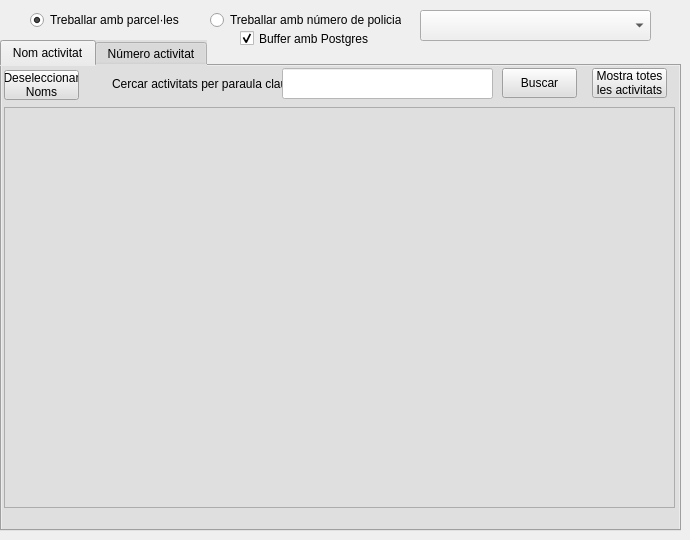
   <widget class="QWidget" name="tab_3">
    <attribute name="title">
     <string>Llista Activitats Econòmiques</string>
    </attribute>
    <widget class="QTabWidget" name="SSTab2">
     <property name="geometry">
      <rect>
       <x>0</x>
       <y>40</y>
       <width>681</width>
       <height>491</height>
      </rect>
     </property>
     <property name="cursor">
      <cursorShape>ArrowCursor</cursorShape>
     </property>
     <property name="styleSheet">
      <string notr="true">background-color: rgb(223, 223, 223);</string>
     </property>
     <property name="tabPosition">
      <enum>QTabWidget::North</enum>
     </property>
     <property name="tabShape">
      <enum>QTabWidget::Rounded</enum>
     </property>
     <property name="currentIndex">
      <number>0</number>
     </property>
     <property name="iconSize">
      <size>
       <width>16</width>
       <height>16</height>
      </size>
     </property>
     <widget class="QWidget" name="tab">
      <attribute name="title">
       <string>Nom activitat</string>
      </attribute>
      <widget class="QListWidget" name="ListaActivitatsDesc">
       <property name="geometry">
        <rect>
         <x>2</x>
         <y>41</y>
         <width>671</width>
         <height>401</height>
        </rect>
       </property>
       <property name="palette">
        <palette>
         <active>
          <colorrole role="WindowText">
           <brush brushstyle="SolidPattern">
            <color alpha="255">
             <red>0</red>
             <green>0</green>
             <blue>0</blue>
            </color>
           </brush>
          </colorrole>
          <colorrole role="Button">
           <brush brushstyle="SolidPattern">
            <color alpha="255">
             <red>223</red>
             <green>223</green>
             <blue>223</blue>
            </color>
           </brush>
          </colorrole>
          <colorrole role="Light">
           <brush brushstyle="SolidPattern">
            <color alpha="255">
             <red>255</red>
             <green>255</green>
             <blue>255</blue>
            </color>
           </brush>
          </colorrole>
          <colorrole role="Midlight">
           <brush brushstyle="SolidPattern">
            <color alpha="255">
             <red>255</red>
             <green>255</green>
             <blue>255</blue>
            </color>
           </brush>
          </colorrole>
          <colorrole role="Dark">
           <brush brushstyle="SolidPattern">
            <color alpha="255">
             <red>255</red>
             <green>255</green>
             <blue>255</blue>
            </color>
           </brush>
          </colorrole>
          <colorrole role="Mid">
           <brush brushstyle="SolidPattern">
            <color alpha="255">
             <red>255</red>
             <green>255</green>
             <blue>255</blue>
            </color>
           </brush>
          </colorrole>
          <colorrole role="Text">
           <brush brushstyle="SolidPattern">
            <color alpha="255">
             <red>0</red>
             <green>0</green>
             <blue>0</blue>
            </color>
           </brush>
          </colorrole>
          <colorrole role="BrightText">
           <brush brushstyle="SolidPattern">
            <color alpha="255">
             <red>255</red>
             <green>255</green>
             <blue>255</blue>
            </color>
           </brush>
          </colorrole>
          <colorrole role="ButtonText">
           <brush brushstyle="SolidPattern">
            <color alpha="255">
             <red>0</red>
             <green>0</green>
             <blue>0</blue>
            </color>
           </brush>
          </colorrole>
          <colorrole role="Base">
           <brush brushstyle="SolidPattern">
            <color alpha="255">
             <red>223</red>
             <green>223</green>
             <blue>223</blue>
            </color>
           </brush>
          </colorrole>
          <colorrole role="Window">
           <brush brushstyle="SolidPattern">
            <color alpha="255">
             <red>223</red>
             <green>223</green>
             <blue>223</blue>
            </color>
           </brush>
          </colorrole>
          <colorrole role="Shadow">
           <brush brushstyle="SolidPattern">
            <color alpha="255">
             <red>0</red>
             <green>0</green>
             <blue>0</blue>
            </color>
           </brush>
          </colorrole>
          <colorrole role="AlternateBase">
           <brush brushstyle="SolidPattern">
            <color alpha="255">
             <red>255</red>
             <green>255</green>
             <blue>255</blue>
            </color>
           </brush>
          </colorrole>
          <colorrole role="ToolTipBase">
           <brush brushstyle="SolidPattern">
            <color alpha="255">
             <red>255</red>
             <green>255</green>
             <blue>220</blue>
            </color>
           </brush>
          </colorrole>
          <colorrole role="ToolTipText">
           <brush brushstyle="SolidPattern">
            <color alpha="255">
             <red>0</red>
             <green>0</green>
             <blue>0</blue>
            </color>
           </brush>
          </colorrole>
         </active>
         <inactive>
          <colorrole role="WindowText">
           <brush brushstyle="SolidPattern">
            <color alpha="255">
             <red>0</red>
             <green>0</green>
             <blue>0</blue>
            </color>
           </brush>
          </colorrole>
          <colorrole role="Button">
           <brush brushstyle="SolidPattern">
            <color alpha="255">
             <red>223</red>
             <green>223</green>
             <blue>223</blue>
            </color>
           </brush>
          </colorrole>
          <colorrole role="Light">
           <brush brushstyle="SolidPattern">
            <color alpha="255">
             <red>255</red>
             <green>255</green>
             <blue>255</blue>
            </color>
           </brush>
          </colorrole>
          <colorrole role="Midlight">
           <brush brushstyle="SolidPattern">
            <color alpha="255">
             <red>255</red>
             <green>255</green>
             <blue>255</blue>
            </color>
           </brush>
          </colorrole>
          <colorrole role="Dark">
           <brush brushstyle="SolidPattern">
            <color alpha="255">
             <red>255</red>
             <green>255</green>
             <blue>255</blue>
            </color>
           </brush>
          </colorrole>
          <colorrole role="Mid">
           <brush brushstyle="SolidPattern">
            <color alpha="255">
             <red>255</red>
             <green>255</green>
             <blue>255</blue>
            </color>
           </brush>
          </colorrole>
          <colorrole role="Text">
           <brush brushstyle="SolidPattern">
            <color alpha="255">
             <red>0</red>
             <green>0</green>
             <blue>0</blue>
            </color>
           </brush>
          </colorrole>
          <colorrole role="BrightText">
           <brush brushstyle="SolidPattern">
            <color alpha="255">
             <red>255</red>
             <green>255</green>
             <blue>255</blue>
            </color>
           </brush>
          </colorrole>
          <colorrole role="ButtonText">
           <brush brushstyle="SolidPattern">
            <color alpha="255">
             <red>0</red>
             <green>0</green>
             <blue>0</blue>
            </color>
           </brush>
          </colorrole>
          <colorrole role="Base">
           <brush brushstyle="SolidPattern">
            <color alpha="255">
             <red>223</red>
             <green>223</green>
             <blue>223</blue>
            </color>
           </brush>
          </colorrole>
          <colorrole role="Window">
           <brush brushstyle="SolidPattern">
            <color alpha="255">
             <red>223</red>
             <green>223</green>
             <blue>223</blue>
            </color>
           </brush>
          </colorrole>
          <colorrole role="Shadow">
           <brush brushstyle="SolidPattern">
            <color alpha="255">
             <red>0</red>
             <green>0</green>
             <blue>0</blue>
            </color>
           </brush>
          </colorrole>
          <colorrole role="AlternateBase">
           <brush brushstyle="SolidPattern">
            <color alpha="255">
             <red>255</red>
             <green>255</green>
             <blue>255</blue>
            </color>
           </brush>
          </colorrole>
          <colorrole role="ToolTipBase">
           <brush brushstyle="SolidPattern">
            <color alpha="255">
             <red>255</red>
             <green>255</green>
             <blue>220</blue>
            </color>
           </brush>
          </colorrole>
          <colorrole role="ToolTipText">
           <brush brushstyle="SolidPattern">
            <color alpha="255">
             <red>0</red>
             <green>0</green>
             <blue>0</blue>
            </color>
           </brush>
          </colorrole>
         </inactive>
         <disabled>
          <colorrole role="WindowText">
           <brush brushstyle="SolidPattern">
            <color alpha="255">
             <red>255</red>
             <green>255</green>
             <blue>255</blue>
            </color>
           </brush>
          </colorrole>
          <colorrole role="Button">
           <brush brushstyle="SolidPattern">
            <color alpha="255">
             <red>223</red>
             <green>223</green>
             <blue>223</blue>
            </color>
           </brush>
          </colorrole>
          <colorrole role="Light">
           <brush brushstyle="SolidPattern">
            <color alpha="255">
             <red>255</red>
             <green>255</green>
             <blue>255</blue>
            </color>
           </brush>
          </colorrole>
          <colorrole role="Midlight">
           <brush brushstyle="SolidPattern">
            <color alpha="255">
             <red>255</red>
             <green>255</green>
             <blue>255</blue>
            </color>
           </brush>
          </colorrole>
          <colorrole role="Dark">
           <brush brushstyle="SolidPattern">
            <color alpha="255">
             <red>255</red>
             <green>255</green>
             <blue>255</blue>
            </color>
           </brush>
          </colorrole>
          <colorrole role="Mid">
           <brush brushstyle="SolidPattern">
            <color alpha="255">
             <red>255</red>
             <green>255</green>
             <blue>255</blue>
            </color>
           </brush>
          </colorrole>
          <colorrole role="Text">
           <brush brushstyle="SolidPattern">
            <color alpha="255">
             <red>255</red>
             <green>255</green>
             <blue>255</blue>
            </color>
           </brush>
          </colorrole>
          <colorrole role="BrightText">
           <brush brushstyle="SolidPattern">
            <color alpha="255">
             <red>255</red>
             <green>255</green>
             <blue>255</blue>
            </color>
           </brush>
          </colorrole>
          <colorrole role="ButtonText">
           <brush brushstyle="SolidPattern">
            <color alpha="255">
             <red>255</red>
             <green>255</green>
             <blue>255</blue>
            </color>
           </brush>
          </colorrole>
          <colorrole role="Base">
           <brush brushstyle="SolidPattern">
            <color alpha="255">
             <red>223</red>
             <green>223</green>
             <blue>223</blue>
            </color>
           </brush>
          </colorrole>
          <colorrole role="Window">
           <brush brushstyle="SolidPattern">
            <color alpha="255">
             <red>223</red>
             <green>223</green>
             <blue>223</blue>
            </color>
           </brush>
          </colorrole>
          <colorrole role="Shadow">
           <brush brushstyle="SolidPattern">
            <color alpha="255">
             <red>0</red>
             <green>0</green>
             <blue>0</blue>
            </color>
           </brush>
          </colorrole>
          <colorrole role="AlternateBase">
           <brush brushstyle="SolidPattern">
            <color alpha="255">
             <red>255</red>
             <green>255</green>
             <blue>255</blue>
            </color>
           </brush>
          </colorrole>
          <colorrole role="ToolTipBase">
           <brush brushstyle="SolidPattern">
            <color alpha="255">
             <red>255</red>
             <green>255</green>
             <blue>220</blue>
            </color>
           </brush>
          </colorrole>
          <colorrole role="ToolTipText">
           <brush brushstyle="SolidPattern">
            <color alpha="255">
             <red>0</red>
             <green>0</green>
             <blue>0</blue>
            </color>
           </brush>
          </colorrole>
         </disabled>
        </palette>
       </property>
       <property name="locale">
        <locale language="Catalan" country="Spain"/>
       </property>
       <property name="horizontalScrollBarPolicy">
        <enum>Qt::ScrollBarAsNeeded</enum>
       </property>
       <property name="autoScroll">
        <bool>false</bool>
       </property>
       <property name="autoScrollMargin">
        <number>16</number>
       </property>
       <property name="selectionMode">
        <enum>QAbstractItemView::ExtendedSelection</enum>
       </property>
       <property name="viewMode">
        <enum>QListView::ListMode</enum>
       </property>
      </widget>
      <widget class="QPushButton" name="btn_cerca">
       <property name="geometry">
        <rect>
         <x>500</x>
         <y>2</y>
         <width>75</width>
         <height>30</height>
        </rect>
       </property>
       <property name="cursor">
        <cursorShape>PointingHandCursor</cursorShape>
       </property>
       <property name="text">
        <string>Buscar</string>
       </property>
      </widget>
      <widget class="QPushButton" name="btn_totes">
       <property name="geometry">
        <rect>
         <x>590</x>
         <y>2</y>
         <width>75</width>
         <height>30</height>
        </rect>
       </property>
       <property name="cursor">
        <cursorShape>PointingHandCursor</cursorShape>
       </property>
       <property name="text">
        <string>Mostra totes
les activitats</string>
       </property>
      </widget>
      <widget class="QLabel" name="label">
       <property name="geometry">
        <rect>
         <x>110</x>
         <y>10</y>
         <width>170</width>
         <height>16</height>
        </rect>
       </property>
       <property name="text">
        <string>Cercar activitats per paraula clau</string>
       </property>
      </widget>
      <widget class="QLineEdit" name="barraCerca">
       <property name="geometry">
        <rect>
         <x>280</x>
         <y>2</y>
         <width>211</width>
         <height>31</height>
        </rect>
       </property>
       <property name="palette">
        <palette>
         <active>
          <colorrole role="Button">
           <brush brushstyle="SolidPattern">
            <color alpha="255">
             <red>255</red>
             <green>255</green>
             <blue>255</blue>
            </color>
           </brush>
          </colorrole>
          <colorrole role="Base">
           <brush brushstyle="SolidPattern">
            <color alpha="255">
             <red>255</red>
             <green>255</green>
             <blue>255</blue>
            </color>
           </brush>
          </colorrole>
          <colorrole role="Window">
           <brush brushstyle="SolidPattern">
            <color alpha="255">
             <red>255</red>
             <green>255</green>
             <blue>255</blue>
            </color>
           </brush>
          </colorrole>
         </active>
         <inactive>
          <colorrole role="Button">
           <brush brushstyle="SolidPattern">
            <color alpha="255">
             <red>255</red>
             <green>255</green>
             <blue>255</blue>
            </color>
           </brush>
          </colorrole>
          <colorrole role="Base">
           <brush brushstyle="SolidPattern">
            <color alpha="255">
             <red>255</red>
             <green>255</green>
             <blue>255</blue>
            </color>
           </brush>
          </colorrole>
          <colorrole role="Window">
           <brush brushstyle="SolidPattern">
            <color alpha="255">
             <red>255</red>
             <green>255</green>
             <blue>255</blue>
            </color>
           </brush>
          </colorrole>
         </inactive>
         <disabled>
          <colorrole role="Button">
           <brush brushstyle="SolidPattern">
            <color alpha="255">
             <red>255</red>
             <green>255</green>
             <blue>255</blue>
            </color>
           </brush>
          </colorrole>
          <colorrole role="Base">
           <brush brushstyle="SolidPattern">
            <color alpha="255">
             <red>255</red>
             <green>255</green>
             <blue>255</blue>
            </color>
           </brush>
          </colorrole>
          <colorrole role="Window">
           <brush brushstyle="SolidPattern">
            <color alpha="255">
             <red>255</red>
             <green>255</green>
             <blue>255</blue>
            </color>
           </brush>
          </colorrole>
         </disabled>
        </palette>
       </property>
       <property name="styleSheet">
        <string notr="true">background-color: rgb(255, 255, 255);</string>
       </property>
      </widget>
      <widget class="QPushButton" name="btn_esborra_sel_Nom">
       <property name="geometry">
        <rect>
         <x>2</x>
         <y>4</y>
         <width>75</width>
         <height>30</height>
        </rect>
       </property>
       <property name="cursor">
        <cursorShape>PointingHandCursor</cursorShape>
       </property>
       <property name="text">
        <string>Deseleccionar
Noms</string>
       </property>
      </widget>
     </widget>
     <widget class="QWidget" name="tab_2">
      <attribute name="title">
       <string>Número activitat</string>
      </attribute>
      <widget class="QListWidget" name="ListaActivitatsEpigraf">
       <property name="geometry">
        <rect>
         <x>3</x>
         <y>40</y>
         <width>671</width>
         <height>421</height>
        </rect>
       </property>
       <property name="locale">
        <locale language="Catalan" country="Spain"/>
       </property>
       <property name="selectionMode">
        <enum>QAbstractItemView::ExtendedSelection</enum>
       </property>
       <property name="viewMode">
        <enum>QListView::ListMode</enum>
       </property>
      </widget>
      <widget class="QPushButton" name="btn_esborra_sel_Numero">
       <property name="geometry">
        <rect>
         <x>2</x>
         <y>4</y>
         <width>75</width>
         <height>30</height>
        </rect>
       </property>
       <property name="cursor">
        <cursorShape>PointingHandCursor</cursorShape>
       </property>
       <property name="text">
        <string>Deseleccionar
Números</string>
       </property>
      </widget>
     </widget>
    </widget>
    <widget class="QRadioButton" name="parcela">
     <property name="geometry">
      <rect>
       <x>30</x>
       <y>10</y>
       <width>151</width>
       <height>20</height>
      </rect>
     </property>
     <property name="cursor">
      <cursorShape>PointingHandCursor</cursorShape>
     </property>
     <property name="text">
      <string>Treballar amb parcel·les</string>
     </property>
     <property name="checked">
      <bool>true</bool>
     </property>
    </widget>
    <widget class="QRadioButton" name="topo">
     <property name="geometry">
      <rect>
       <x>210</x>
       <y>10</y>
       <width>191</width>
       <height>20</height>
      </rect>
     </property>
     <property name="cursor">
      <cursorShape>PointingHandCursor</cursorShape>
     </property>
     <property name="text">
      <string>Treballar amb número de policia</string>
     </property>
    </widget>
    <widget class="QComboBox" name="ComboConn">
     <property name="geometry">
      <rect>
       <x>420</x>
       <y>10</y>
       <width>231</width>
       <height>31</height>
      </rect>
     </property>
     <property name="font">
      <font>
       <pointsize>12</pointsize>
      </font>
     </property>
    </widget>
    <widget class="QCheckBox" name="buf_chk">
     <property name="geometry">
      <rect>
       <x>240</x>
       <y>30</y>
       <width>131</width>
       <height>17</height>
      </rect>
     </property>
     <property name="text">
      <string>Buffer amb Postgres</string>
     </property>
     <property name="checked">
      <bool>true</bool>
     </property>
    </widget>
   </widget>
